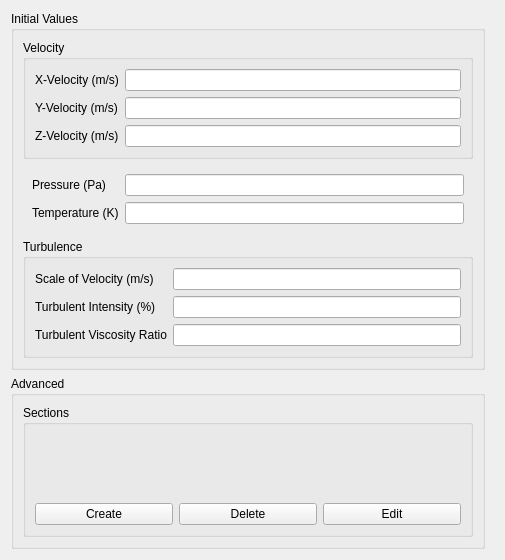
<?xml version="1.0" encoding="UTF-8"?>
<ui version="4.0">
 <class>initializationWidget</class>
 <widget class="QWidget" name="initializationWidget">
  <property name="geometry">
   <rect>
    <x>0</x>
    <y>0</y>
    <width>505</width>
    <height>560</height>
   </rect>
  </property>
  <property name="windowTitle">
   <string>Form</string>
  </property>
  <layout class="QVBoxLayout" name="verticalLayout_4">
   <item>
    <widget class="QScrollArea" name="scrollArea">
     <property name="frameShape">
      <enum>QFrame::NoFrame</enum>
     </property>
     <property name="horizontalScrollBarPolicy">
      <enum>Qt::ScrollBarAlwaysOff</enum>
     </property>
     <property name="widgetResizable">
      <bool>true</bool>
     </property>
     <widget class="QWidget" name="scrollAreaWidgetContents">
      <property name="geometry">
       <rect>
        <x>0</x>
        <y>0</y>
        <width>487</width>
        <height>542</height>
       </rect>
      </property>
      <layout class="QVBoxLayout" name="verticalLayout_5">
       <property name="leftMargin">
        <number>0</number>
       </property>
       <property name="topMargin">
        <number>0</number>
       </property>
       <property name="rightMargin">
        <number>9</number>
       </property>
       <property name="bottomMargin">
        <number>0</number>
       </property>
       <item>
        <widget class="QGroupBox" name="groupBox_1">
         <property name="title">
          <string>Initial Values</string>
         </property>
         <layout class="QVBoxLayout" name="initialValuesLayout">
          <item>
           <widget class="QGroupBox" name="groupBox_2">
            <property name="title">
             <string>Velocity</string>
            </property>
            <layout class="QFormLayout" name="formLayout">
             <item row="0" column="0">
              <widget class="QLabel" name="label_2">
               <property name="text">
                <string>X-Velocity (m/s)</string>
               </property>
              </widget>
             </item>
             <item row="0" column="1">
              <widget class="QLineEdit" name="xVelocity"/>
             </item>
             <item row="1" column="0">
              <widget class="QLabel" name="label_3">
               <property name="text">
                <string>Y-Velocity (m/s)</string>
               </property>
              </widget>
             </item>
             <item row="1" column="1">
              <widget class="QLineEdit" name="yVelocity"/>
             </item>
             <item row="2" column="0">
              <widget class="QLabel" name="label_4">
               <property name="text">
                <string>Z-Velocity (m/s)</string>
               </property>
              </widget>
             </item>
             <item row="2" column="1">
              <widget class="QLineEdit" name="zVelocity"/>
             </item>
            </layout>
           </widget>
          </item>
          <item>
           <widget class="QWidget" name="properties" native="true">
            <layout class="QFormLayout" name="formLayout_2">
             <item row="0" column="0">
              <widget class="QLabel" name="label_5">
               <property name="text">
                <string>Pressure (Pa)</string>
               </property>
              </widget>
             </item>
             <item row="0" column="1">
              <widget class="QLineEdit" name="pressure"/>
             </item>
             <item row="1" column="0">
              <widget class="QLabel" name="label_6">
               <property name="text">
                <string>Temperature (K)</string>
               </property>
              </widget>
             </item>
             <item row="1" column="1">
              <widget class="QLineEdit" name="temperature"/>
             </item>
            </layout>
           </widget>
          </item>
          <item>
           <widget class="QGroupBox" name="turbulence">
            <property name="title">
             <string>Turbulence</string>
            </property>
            <layout class="QFormLayout" name="formLayout_3">
             <item row="0" column="0">
              <widget class="QLabel" name="label_7">
               <property name="text">
                <string>Scale of Velocity (m/s)</string>
               </property>
              </widget>
             </item>
             <item row="0" column="1">
              <widget class="QLineEdit" name="scaleOfVelocity"/>
             </item>
             <item row="1" column="0">
              <widget class="QLabel" name="label_8">
               <property name="text">
                <string>Turbulent Intensity (%)</string>
               </property>
              </widget>
             </item>
             <item row="1" column="1">
              <widget class="QLineEdit" name="turbulentIntensity"/>
             </item>
             <item row="2" column="0">
              <widget class="QLabel" name="label_9">
               <property name="text">
                <string>Turbulent Viscosity Ratio</string>
               </property>
              </widget>
             </item>
             <item row="2" column="1">
              <widget class="QLineEdit" name="turbulentViscosityRatio"/>
             </item>
            </layout>
           </widget>
          </item>
         </layout>
        </widget>
       </item>
       <item>
        <widget class="QGroupBox" name="advanced">
         <property name="title">
          <string>Advanced</string>
         </property>
         <layout class="QVBoxLayout" name="verticalLayout_2">
          <item>
           <widget class="QGroupBox" name="sections">
            <property name="title">
             <string>Sections</string>
            </property>
            <layout class="QVBoxLayout" name="verticalLayout_3">
             <item>
              <widget class="QWidget" name="sectionList" native="true">
               <layout class="QVBoxLayout" name="sectionListLayout">
                <item>
                 <spacer name="verticalSpacer">
                  <property name="orientation">
                   <enum>Qt::Vertical</enum>
                  </property>
                  <property name="sizeHint" stdset="0">
                   <size>
                    <width>20</width>
                    <height>0</height>
                   </size>
                  </property>
                 </spacer>
                </item>
               </layout>
              </widget>
             </item>
             <item>
              <widget class="QWidget" name="widget_3" native="true">
               <layout class="QHBoxLayout" name="horizontalLayout">
                <property name="leftMargin">
                 <number>0</number>
                </property>
                <property name="topMargin">
                 <number>0</number>
                </property>
                <property name="rightMargin">
                 <number>0</number>
                </property>
                <property name="bottomMargin">
                 <number>0</number>
                </property>
                <item>
                 <widget class="QPushButton" name="create">
                  <property name="text">
                   <string>Create</string>
                  </property>
                 </widget>
                </item>
                <item>
                 <widget class="QPushButton" name="delete_">
                  <property name="text">
                   <string>Delete</string>
                  </property>
                 </widget>
                </item>
                <item>
                 <widget class="QPushButton" name="edit">
                  <property name="text">
                   <string>Edit</string>
                  </property>
                 </widget>
                </item>
               </layout>
              </widget>
             </item>
            </layout>
           </widget>
          </item>
         </layout>
        </widget>
       </item>
      </layout>
     </widget>
    </widget>
   </item>
  </layout>
 </widget>
 <resources/>
 <connections/>
</ui>
